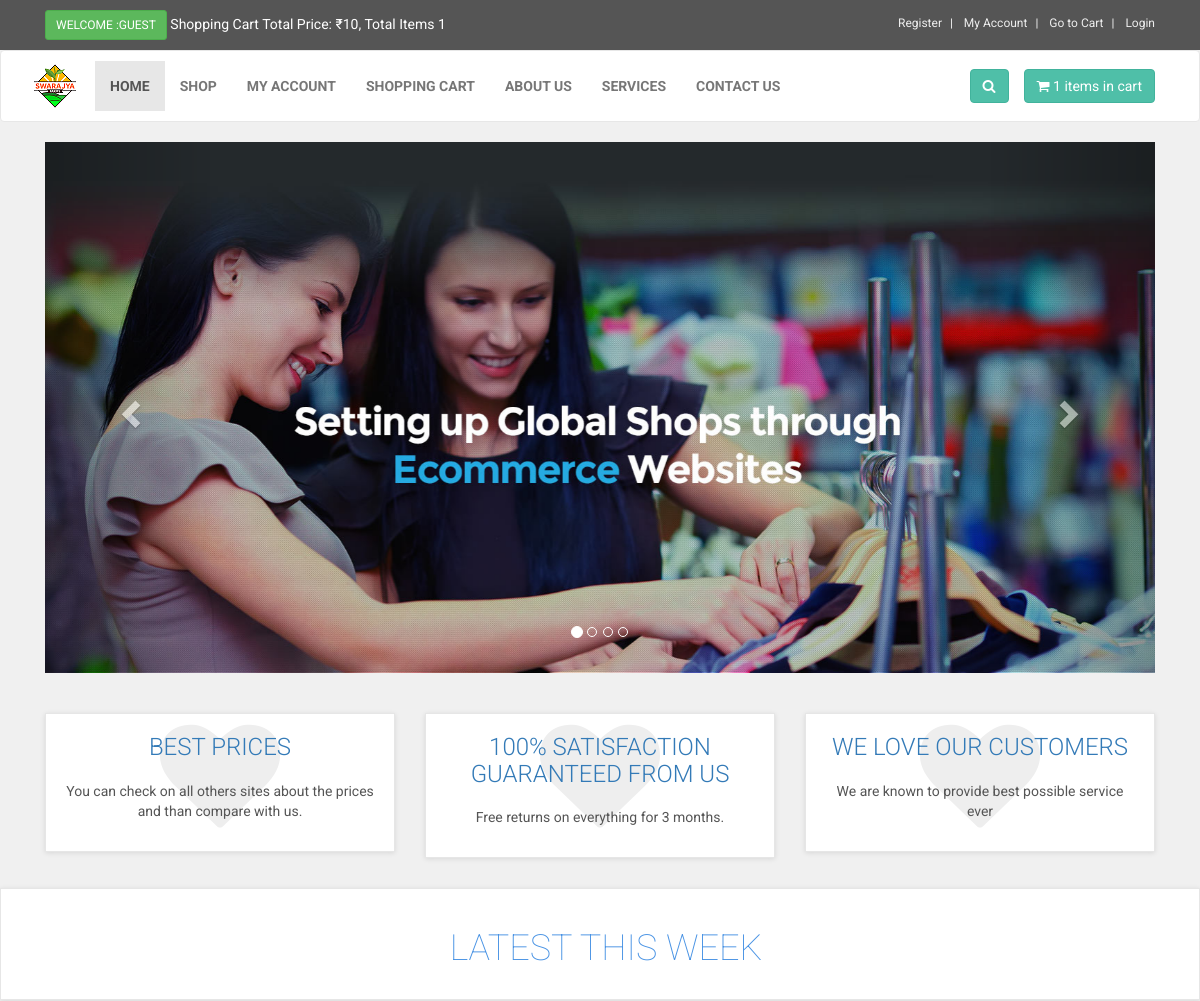
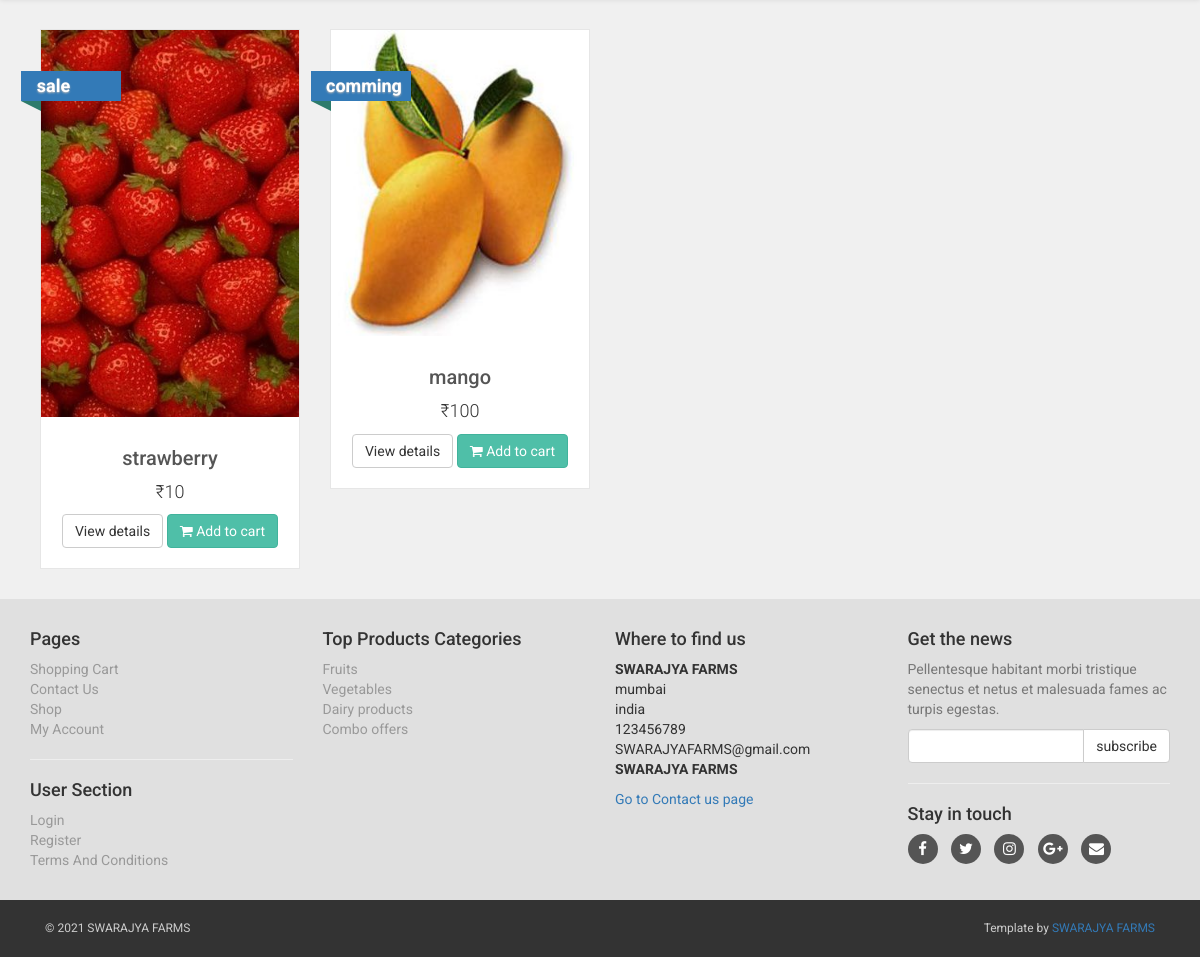
The page / on the database its author committed (2 pictures, top to bottom).
### tables this page shows
CREATE TABLE `slider` (
  `slide_id` int(10) NOT NULL,
  `slide_name` varchar(255) NOT NULL,
  `slide_image` text NOT NULL,
  `slide_url` varchar(255) NOT NULL
);

CREATE TABLE `boxes_section` (
  `box_id` int(10) NOT NULL,
  `box_title` text NOT NULL,
  `box_desc` text NOT NULL
);

CREATE TABLE `products` (
  `product_id` int(10) NOT NULL,
  `p_cat_id` int(10) NOT NULL,
  `cat_id` int(10) NOT NULL,
  `manufacturer_id` int(10) NOT NULL,
  `date` timestamp NOT NULL DEFAULT current_timestamp() ON UPDATE current_timestamp(),
  `product_title` text NOT NULL,
  `product_seo_desc` text NOT NULL,
  `product_url` text NOT NULL,
  `product_img1` text NOT NULL,
  `product_img2` text NOT NULL,
  `product_img3` text NOT NULL,
  `product_price` int(10) NOT NULL,
  `product_psp_price` int(100) NOT NULL,
  `product_desc` text NOT NULL,
  `product_features` text NOT NULL,
  `product_video` text NOT NULL,
  `product_keywords` text NOT NULL,
  `product_label` text NOT NULL,
  `product_type` text NOT NULL,
  `product_weight` decimal(10,1) NOT NULL,
  `status` varchar(255) NOT NULL
);

CREATE TABLE `product_categories` (
  `p_cat_id` int(10) NOT NULL,
  `p_cat_title` text NOT NULL,
  `p_cat_top` text NOT NULL,
  `p_cat_image` text NOT NULL
);

### functions/functions.php (the view, shortened to what this page needs)
<?php
$db = mysqli_connect("localhost","root","","ecom_store");
function getRealUserIp(){
    switch(true){
      default : return $_SERVER['REMOTE_ADDR'];
    }
 }
function items(){
global $db;
$count_items = 0;
$ip_add = getRealUserIp();
$get_items = "select * from cart where ip_add='$ip_add'";
$run_items = mysqli_query($db,$get_items);
while($row_items = mysqli_fetch_array($run_items)){
$product_qty = $row_items['qty'];
$count_items += $product_qty;
}
echo $count_items;
}
function total_price(){
global $db;
$ip_add = getRealUserIp();
$total = 0;
$select_cart = "select * from cart where ip_add='$ip_add'";
$run_cart = mysqli_query($db,$select_cart);
while($record=mysqli_fetch_array($run_cart)){
$pro_qty = $record['qty'];
$sub_total = $record['p_price']*$pro_qty;
$total += $sub_total;
}
echo "&#8377;" . $total;
}
function getPro(){
global $db;
$get_products = "select * from products order by 1 DESC LIMIT 0,8";
$run_products = mysqli_query($db,$get_products);
while($row_products=mysqli_fetch_array($run_products)){
$pro_title = $row_products['product_title'];
$pro_price = $row_products['product_price'];
$pro_img1 = $row_products['product_img1'];
$pro_label = $row_products['product_label'];
$pro_psp_price = $row_products['product_psp_price'];
$pro_url = $row_products['product_url'];
if($pro_label == "Sale" or $pro_label == "Gift"){
$product_price = "<del> &#8377;$pro_price </del>";
$product_psp_price = "| &#8377;$pro_psp_price";
}
else{
$product_psp_price = "";
$product_price = "&#8377;$pro_price";
}
if($pro_label == ""){
$product_label = "";
}
else{
$product_label = "
<a class='label sale' href='#' style='color:black;'>
<div class='thelabel'>$pro_label</div>
<div class='label-background'> </div>
</a>
";
}
echo "
<div class='col-md-4 col-sm-6 single' >
<div class='product' >
<a href='$pro_url' >
<img src='admin_area/product_images/$pro_img1' class='img-responsive' >
</a>
<div class='text' >
<h3><a href='$pro_url' >$pro_title</a></h3>
<p class='price' > $product_price $product_psp_price </p>
<p class='buttons' >
<a href='$pro_url' class='btn btn-default' >View details</a>
<a href='$pro_url' class='btn btn-primary'>
<i class='fa fa-shopping-cart'></i> Add to cart
</a>
</p>
</div>
$product_label
</div>
</div>
";
}
}
?>

### index.php (shortened to what this page needs)
<?php
include("includes/db.php");
include("functions/functions.php");
?>
<!DOCTYPE html>
<html>
<head>
<link href="styles/bootstrap.min.css" rel="stylesheet">
<link href="styles/style.css" rel="stylesheet">
<link href="font-awesome/css/font-awesome.min.css" rel="stylesheet">
</head>
<body>
<div id="top">
<div class="container">
<div class="col-md-6 offer">
<a href="#" class="btn btn-success btn-sm" >
<?php
if(!isset($_SESSION['customer_email'])){
echo "Welcome :Guest";
}else{
echo "Welcome : " . $_SESSION['customer_email'] . "";
}
?>
</a>
<a href="#">
Shopping Cart Total Price: <?php total_price(); ?>, Total Items <?php items(); ?>
</a>
</div>
<div class="col-md-6">
<ul class="menu">
<li>
<a href="customer_register.php">
Register
</a>
</li>
<li>
<?php
if(!isset($_SESSION['customer_email'])){
echo "<a href='checkout.php' >My Account</a>";
}
else{
echo "<a href='customer/my_account.php?my_orders'>My Account</a>";
}
?>
</li>
<li>
<a href="cart.php">
Go to Cart
</a>
</li>
<li>
<?php
if(!isset($_SESSION['customer_email'])){
echo "<a href='checkout.php'> Login </a>";
}else {
echo "<a href='logout.php'> Logout </a>";
}
?>
</li>
</ul>
</div>
</div>
</div>
<div class="navbar navbar-default" id="navbar">
<div class="container" >
<div class="navbar-header">
<a class="navbar-brand home" href="index.php" >
<img src="images/logo.png" alt="computerfever logo" class="hidden-xs" >
</a>
</div>
<div class="navbar-collapse collapse" id="navigation" >
<div class="padding-nav" >
<ul class="nav navbar-nav navbar-left">
<li class="active">
<a href="index.php"> Home </a>
</li>
<li>
<a href="shop.php"> Shop </a>
</li>
<li>
<?php
if(!isset($_SESSION['customer_email'])){
echo "<a href='checkout.php' >My Account</a>";
}
else{
echo "<a href='customer/my_account.php?my_orders'>My Account</a>";
}
?>
</li>
<li>
<a href="cart.php"> Shopping Cart </a>
</li>
<li>
<a href="about.php"> About Us </a>
</li>
<li>
<a href="services.php"> Services </a>
</li>
<li>
<a href="contact.php"> Contact Us </a>
</li>
</ul>
</div>
<a class="btn btn-primary navbar-btn right" href="cart.php">
<i class="fa fa-shopping-cart"></i>
<span> <?php items(); ?> items in cart </span>
</a>
<div class="navbar-collapse collapse right">
<button class="btn navbar-btn btn-primary" type="button" data-toggle="collapse" data-target="#search">
<i class="fa fa-search"></i>
</button>
</div>
</div>
</div>
</div>
<div class="container" id="slider">
<div class="col-md-12">
<div id="myCarousel" class="carousel slide" data-ride="carousel">
<ol class="carousel-indicators">
<li data-target="#myCarousel" data-slide-to="0" class="active"></li>
<li data-target="#myCarousel" data-slide-to="1"></li>
<li data-target="#myCarousel" data-slide-to="2"></li>
<li data-target="#myCarousel" data-slide-to="3"></li>
</ol>
<div class="carousel-inner">
<?php
$get_slides = "select * from slider LIMIT 0,1";
$run_slides = mysqli_query($con,$get_slides);
while($row_slides=mysqli_fetch_array($run_slides)){
$slide_image = $row_slides['slide_image'];
$slide_url = $row_slides['slide_url'];
echo "
<div class='item active'>
<a href='$slide_url'><img src='admin_area/slides_images/$slide_image'></a>
</div>
";
}
?>
</div>
<a class="left carousel-control" href="#myCarousel" data-slide="prev">
<span class="glyphicon glyphicon-chevron-left"> </span>
</a>
<a class="right carousel-control" href="#myCarousel" data-slide="next">
<span class="glyphicon glyphicon-chevron-right"> </span>
</a>
</div>
</div>
</div>
<div id="advantages">
<div class="container">
<div class="same-height-row">
<?php
$get_boxes = "select * from boxes_section";
$run_boxes = mysqli_query($con,$get_boxes);
while($run_boxes_section=mysqli_fetch_array($run_boxes)){
$box_title = $run_boxes_section['box_title'];
$box_desc = $run_boxes_section['box_desc'];
?>
<div class="col-sm-4">
<div class="box same-height">
<div class="icon">
<i class="fa fa-heart" ></i>
</div>
<h3><a href="#"> <?php echo $box_title; ?> </a></h3>
<p>
<?php echo $box_desc; ?>
</p>
</div>
</div>
<?php } ?>
</div>
</div>
</div>
<div id="hot">
<div class="box">
<div class="container">
<div class="col-md-12">
<h2>Latest this week</h2>
</div>
</div>
</div>
</div>
<div id="content" class="container">
<div class="row flex-wrap">
<?php
getPro();
?>
</div>
</div>
<?php
include("includes/footer.php");
?>
</body>
</html>

### includes/footer.php (shortened to what this page needs)
<div id="footer">
<div class="container">
<div class="row" >
<div class="col-md-3 col-sm-6" >
<h4>Pages</h4>
<ul>
<li><a href="cart.php">Shopping Cart</a></li>
<li><a href="contact.php">Contact Us</a></li>
<li><a href="shop.php">Shop</a></li>
<li>
<?php
if(!isset($_SESSION['customer_email'])){
echo "<a href='checkout.php' >My Account</a>";
}
else{
echo "<a href='customer/my_account.php?my_orders'>My Account</a>";
}
?>
</li>
</ul>
<hr>
<h4>User Section</h4>
<ul>
<li>
<?php
if(!isset($_SESSION['customer_email'])){
echo "<a href='checkout.php' >Login</a>";
}
else{
echo "<a href='customer/my_account.php?my_orders'>My Account</a>";
}
?>
</li>
<li><a href="customer_register.php">Register</a></li>
<li><a href="terms.php">Terms And Conditions </a></li>
</ul>
</div>
<div class="col-md-3 col-sm-6">
<h4> Top Products Categories </h4>
<ul>
<?php
$get_p_cats = "select * from product_categories";
$run_p_cats = mysqli_query($con,$get_p_cats);
while($row_p_cats = mysqli_fetch_array($run_p_cats)){
$p_cat_id = $row_p_cats['p_cat_id'];
$p_cat_title = $row_p_cats['p_cat_title'];
echo "<li> <a href='shop.php?p_cat=$p_cat_id'> $p_cat_title </a> </li>";
}
?>
</ul>
</div>
<div class="col-md-3 col-sm-6">
<h4>Where to find us</h4>
<p>
<strong>SWARAJYA FARMS</strong>
<br>mumbai
<br>india
<br>123456789
<br>SWARAJYAFARMS@gmail.com
<br>
<strong>SWARAJYA FARMS</strong>
</p>
<a href="contact.php">Go to Contact us page</a>
</div>
<div class="col-md-3 col-sm-6">
<h4>Get the news</h4>
<p class="text-muted">
Pellentesque habitant morbi tristique senectus et netus et malesuada fames ac turpis egestas.
</p>
<form action="https://feedburner.google.com/fb/a/mailverify" method="post" target="popupwindow" onsubmit="window.open('https://feedburner.google.com/fb/a/mailverify?uri=computerfever', 'popupwindow', 'scrollbars=yes,width=550,height=520');return true">
<div class="input-group">
<input type="text" class="form-control" name="email">
<span class="input-group-btn">
<input type="submit" value="subscribe" class="btn btn-default">
</span>
</div>
</form>
<hr>
<h4> Stay in touch </h4>
<p class="social">
<a href="#"><i class="fa fa-facebook"></i></a>
<a href="#"><i class="fa fa-twitter"></i></a>
<a href="#"><i class="fa fa-instagram"></i></a>
<a href="#"><i class="fa fa-google-plus"></i></a>
<a href="#"><i class="fa fa-envelope"></i></a>
</p>
</div>
</div>
</div>
</div>
<div id="copyright">
<div class="container" >
<div class="col-md-6" >
<p class="pull-left"> &copy; 2021 SWARAJYA FARMS </p>
</div>
<div class="col-md-6" >
<p class="pull-right" >
Template by <a href="#" >SWARAJYA FARMS</a>
</p>
</div>
</div>
</div>

### styles/style.css (style rules this page uses)
body { font-family: "Roboto", Helvetica, Arial, sans-serif; font-size: 14px; line-height: 1.42857143; color: #333333; background-color: #f0f0f0; overflow-x: hidden; }
#top { background: #555555; padding: 10px 0; }
#top .offer { color: #fff; }
#top .offer .btn { text-transform: uppercase; }
#top a { color: #fff; }
#top ul.menu { padding-top: 5px; margin: 0; text-align: right; font-size: 12px; list-style: none; }
#top ul.menu > li { display: inline-block; }
#top ul.menu > li a { color: #eeeeee; }
#top ul.menu > li + li:before { content: "|\00a0"; padding: 0 5px; color: #f7f7f7; }
.navbar { background:white; }
.navbar-collapse .right { float:right; }
.navbar-brand { float:left; padding: 10px 15px; font-size:18px; line-height:20px; height:70px; }
.navbar ul.nav > li > a { text-transform:uppercase; font-weight:bold; font-size:14px; }
.padding-nav { padding-top:10px; }
.btn-primary { color:rgb(255, 255, 255); background-color:rgb(79, 191, 168); border-color:rgb(65, 179, 156); }
#slider { margin-bottom:40px; }
.box { background: #fff; margin: 0 0 30px; border: solid 1px #e6e6e6; box-sizing: border-box; padding:20px; box-shadow: 0 1px 5px rgba(0, 0, 0, 0.1); }
#advantages { text-align:center; }
#advantages .box .icon { position: absolute; font-size: 120px; width:100%; text-align:center; top: -20px; left:0; height:100%; float:left; color:#eeeeee; transition: all 0.2s ease-out; z-index:1; box-sizing: border-box; }
#advantages .box h3 { position:relative; margin: 0 0 20px; font-weight: 300; text-transform: uppercase; z-index:2; }
#advantages .box p { position:relative; color:#555555; z-index:2; }
.flex-wrap { display: flex; flex-wrap: wrap; }
#hot h2 { text-transform: uppercase; font-size: 36px; color: #4993e4; font-weight: 100; text-align: center; }
#content { padding-left:25px; }
.single { width:290px; }
#content .product { background:#fff; border: solid 1px #e6e6e6; box-sizing: border-box; margin-bottom: 30px; }
#content .product .text p.price { font-size:18px; text-align:center; font-weight:300; }
#content .product .text .buttons { clear:both; text-align:center; }
#content .product .text h3 { text-align:center; font-size:20px; }
#content .product .text h3 a { color:rgb(85, 85, 85); }
#content .product .text { padding:10px 10px 0px; }
#content .product .text .buttons .btn { margin-bottom:10px; }
#footer { background: #e0e0e0; padding: 20px 0; }
#footer ul { padding-left: 0; list-style: none; }
#footer ul a { color:#999999; padding: 20px 0; }
#footer .social { text-align: left; }
#footer .social a { margin: 0 10px 0 0; color: #fff; display: inline-block; width: 30px; height: 30px; border-radius: 15px; line-height: 30px; font-size: 15px; text-align: center; transition: all 0.2s ease-out; vertical-align: bottom; background-color:#555555; }
#copyright { background:#333; color:#ccc; padding:20px 0; font-size:12px; }
#copyright p { margin: 0; }
.label { text-decoration : none; position: absolute; top: 50px; padding-left:51px; z-index: 20; }
.label .thelabel { position: relative; width: 100px; padding: 6px 50px 6px 15px; margin: 40px 50px 10px -71px; color: #fff; font-size:18px; font-weight:bold; background-color: #337ab7; text-shadow: 0px 1px 2px #bbb ; }
.label .thelabel:before, .label .thelabel:after { content: ''; position: absolute; width:0; height:0; }
.label .thelabel:after { left: 0px; top: 100%; border-width : 5px 10px; border-style: solid; border-color: #2d7b6b #2d7b6b transparent transparent; }
.label.sale { top: 0; }

### rows shown on the page
slider: slide_image (picture)
boxes_section: box_title "BEST PRICES", box_desc "You can check on all others sites about the prices and than compare with us."
boxes_section: box_title "100% SATISFACTION GUARANTEED FROM US", box_desc "Free returns on everything for 3 months."
boxes_section: box_title "WE LOVE OUR CUSTOMERS", box_desc "We are known to provide best possible service ever"
products: product_img1 (picture), product_title "strawberry", product_price "₹10", product_label "sale"
products: product_img1 (picture), product_title "mango", product_price "₹100", product_label "comming"
product_categories: p_cat_title "Fruits"
product_categories: p_cat_title "Vegetables"
product_categories: p_cat_title "Dairy products"
product_categories: p_cat_title "Combo offers"

### other values the page prints
$total "10"
$count_items "1 1"
